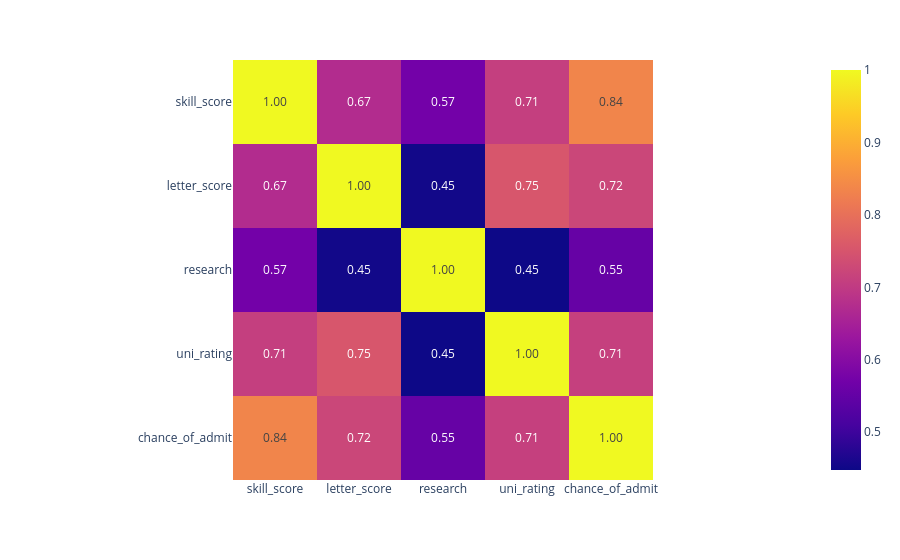

Notebook code for this chart:
### Code cell
# Let's see the correlation heatmap again to confirm that
# there are no more correlated parameters
correlation_matrix = df.corr()

graph = px.imshow(
    correlation_matrix,
    text_auto=".2f",
)
graph.show()

### Figure 1 — Plotly figure (JSON) as saved in the notebook; plotly's stock layout.template omitted (floating-point values rounded to 4 significant figures)
{"data": [{"coloraxis": "coloraxis", "hovertemplate": "x: %{x}<br>y: %{y}<br>color: %{z}<extra></extra>", "name": "0", "texttemplate": "%{z:.2f}", "type": "heatmap", "x": ["skill_score", "letter_score", "research", "uni_rating", "chance_of_admit"], "xaxis": "x", "y": ["skill_score", "letter_score", "research", "uni_rating", "chance_of_admit"], "yaxis": "y", "z": [[1.0, 0.6725, 0.5715, 0.7095, 0.8354], [0.6725, 1.0, 0.4534, 0.7519, 0.7235], [0.5715, 0.4534, 1.0, 0.4478, 0.5532], [0.7095, 0.7519, 0.4478, 1.0, 0.7113], [0.8354, 0.7235, 0.5532, 0.7113, 1.0]]}], "layout": {"coloraxis": {"colorscale": [[0, "#0d0887"], [0.1111, "#46039f"], [0.2222, "#7201a8"], [0.3333, "#9c179e"], [0.4444, "#bd3786"], [0.5556, "#d8576b"], [0.6667, "#ed7953"], [0.7778, "#fb9f3a"], [0.8889, "#fdca26"], [1, "#f0f921"]]}, "margin": {"t": 60}, "xaxis": {"anchor": "y", "constrain": "domain", "domain": [0, 1], "scaleanchor": "y"}, "yaxis": {"anchor": "x", "autorange": "reversed", "constrain": "domain", "domain": [0, 1]}}}
